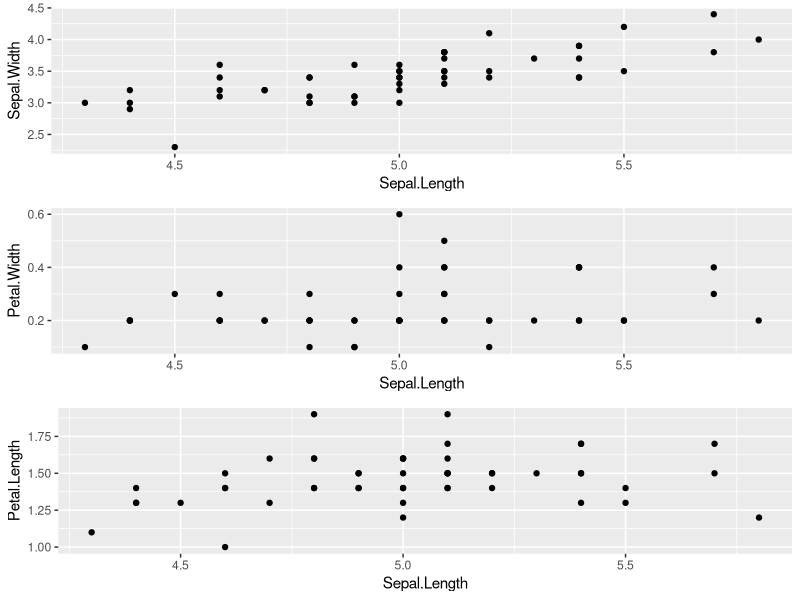
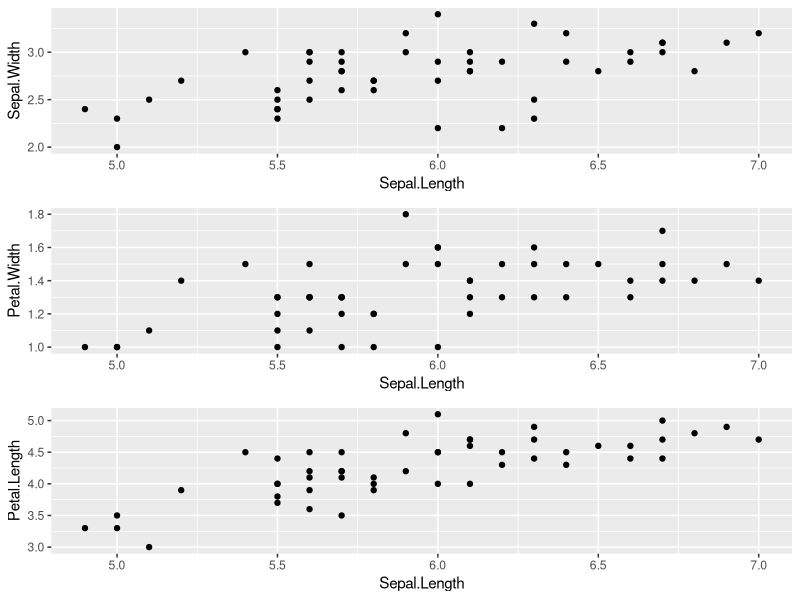
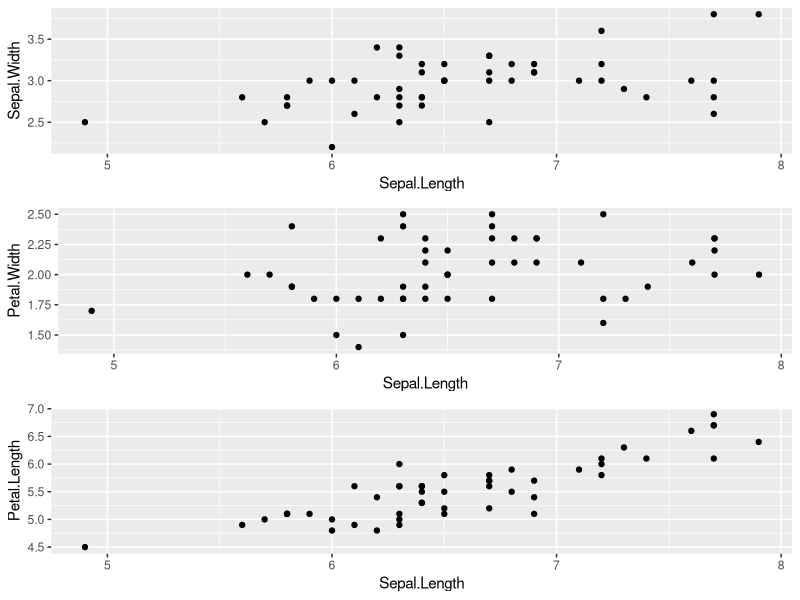

Generate these figures, in order, with R:
# map over a bunch of charts


library(dplyr)
library(tidyr)
library(purrr)
library(ggplot2)
iris0 <- iris %>%  
  group_by(Species) %>%  
  nest() %>%  
  mutate(
    gg1 = purrr::map(data, ~ ggplot(., aes(Sepal.Length, Sepal.Width)) + geom_point()),
    gg2 = purrr::map(data, ~ ggplot(., aes(Sepal.Length, Petal.Width)) + geom_point()),
    gg3 = purrr::map(data, ~ ggplot(., aes(Sepal.Length, Petal.Length)) + geom_point()),
    g = purrr::pmap(list(gg1, gg2, gg3), ~ gridExtra::grid.arrange(..1, ..2, ..3))
  )